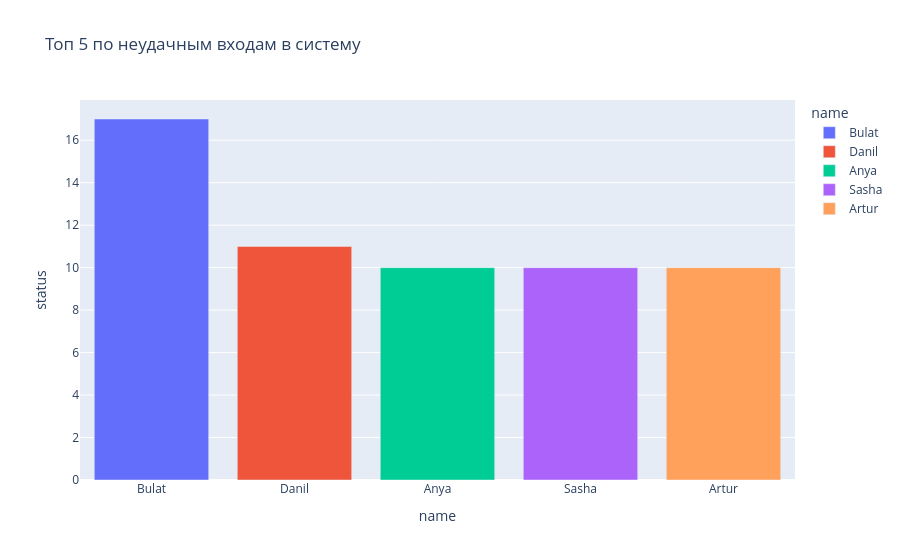

This figure's notebook cell:
### Code cell
groupby_emp_failure = logs_with_emp[logs_with_emp['status'] == 'failure'].groupby(['user_id', 'name'])['status'].count()
top_groupby_emp_failure = groupby_emp_failure.sort_values(ascending=False).head().reset_index()
fig = px.bar(top_groupby_emp_failure, x='name', y='status', color='name', title='Топ 5 по неудачным входам в систему')
fig.update_layout(xaxis={'categoryorder': 'total descending'})

### Figure 1 — Plotly figure (JSON) as saved in the notebook; plotly's stock layout.template omitted (floating-point values rounded to 4 significant figures)
{"data": [{"alignmentgroup": "True", "hovertemplate": "name=%{x}<br>status=%{y}<extra></extra>", "legendgroup": "Bulat", "marker": {"color": "#636efa", "pattern": {"shape": ""}}, "name": "Bulat", "offsetgroup": "Bulat", "orientation": "v", "showlegend": true, "textposition": "auto", "type": "bar", "x": ["Bulat"], "xaxis": "x", "y": [17], "yaxis": "y"}, {"alignmentgroup": "True", "hovertemplate": "name=%{x}<br>status=%{y}<extra></extra>", "legendgroup": "Danil", "marker": {"color": "#EF553B", "pattern": {"shape": ""}}, "name": "Danil", "offsetgroup": "Danil", "orientation": "v", "showlegend": true, "textposition": "auto", "type": "bar", "x": ["Danil"], "xaxis": "x", "y": [11], "yaxis": "y"}, {"alignmentgroup": "True", "hovertemplate": "name=%{x}<br>status=%{y}<extra></extra>", "legendgroup": "Anya", "marker": {"color": "#00cc96", "pattern": {"shape": ""}}, "name": "Anya", "offsetgroup": "Anya", "orientation": "v", "showlegend": true, "textposition": "auto", "type": "bar", "x": ["Anya"], "xaxis": "x", "y": [10], "yaxis": "y"}, {"alignmentgroup": "True", "hovertemplate": "name=%{x}<br>status=%{y}<extra></extra>", "legendgroup": "Sasha", "marker": {"color": "#ab63fa", "pattern": {"shape": ""}}, "name": "Sasha", "offsetgroup": "Sasha", "orientation": "v", "showlegend": true, "textposition": "auto", "type": "bar", "x": ["Sasha"], "xaxis": "x", "y": [10], "yaxis": "y"}, {"alignmentgroup": "True", "hovertemplate": "name=%{x}<br>status=%{y}<extra></extra>", "legendgroup": "Artur", "marker": {"color": "#FFA15A", "pattern": {"shape": ""}}, "name": "Artur", "offsetgroup": "Artur", "orientation": "v", "showlegend": true, "textposition": "auto", "type": "bar", "x": ["Artur"], "xaxis": "x", "y": [10], "yaxis": "y"}], "layout": {"barmode": "relative", "legend": {"title": {"text": "name"}, "tracegroupgap": 0}, "title": {"text": "Топ 5 по неудачным входам в систему"}, "xaxis": {"anchor": "y", "categoryarray": ["Bulat", "Danil", "Anya", "Sasha", "Artur"], "categoryorder": "total descending", "domain": [0, 1], "title": {"text": "name"}}, "yaxis": {"anchor": "x", "domain": [0, 1], "title": {"text": "status"}}}}
